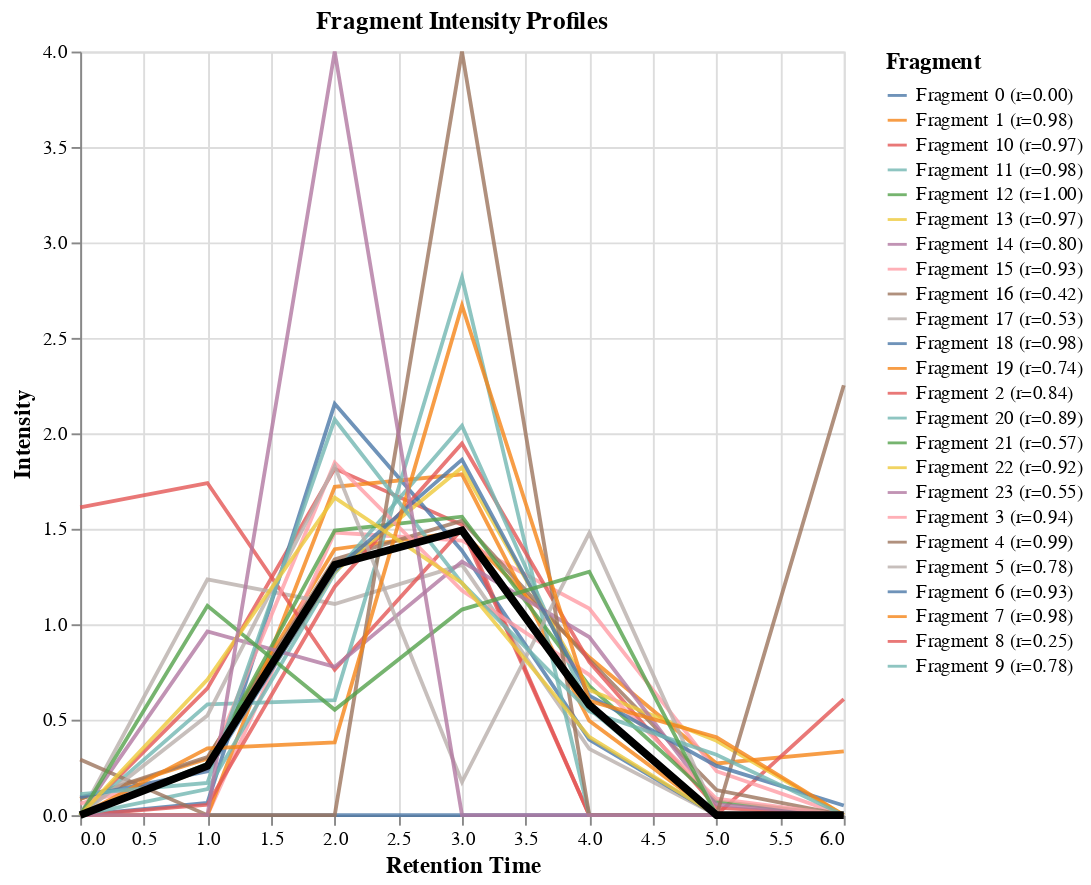

The cell this chart's notebook holds for it:
### Code cell
from xic.plots import plot_advanced_xic
plot_advanced_xic(spectrum_slice, dia_data )

### Figure 1 — Vega-Lite specification as saved in the notebook (floating-point values rounded to 4 significant figures; data arrays with more than 128 entries replaced by an {"elided": "..."} marker saying what was removed)
{"config": {"view": {"continuousWidth": 300, "continuousHeight": 300}, "axis": {"titleFontSize": 12}, "legend": {"labelFontSize": 10, "titleFontSize": 12}}, "layer": [{"data": {"name": "data-5172d5a861375bfbec54973bb488e792"}, "mark": {"type": "line", "opacity": 0.8}, "encoding": {"color": {"field": "Fragment", "type": "nominal"}, "detail": {"field": "Fragment", "type": "nominal"}, "x": {"field": "Retention Time", "type": "quantitative"}, "y": {"field": "Intensity", "type": "quantitative"}}}, {"data": {"name": "data-f5b65ccb95f223ad0eea2b16e0428038"}, "mark": {"type": "line", "color": "black", "size": 4}, "encoding": {"x": {"field": "Retention Time", "type": "quantitative"}, "y": {"field": "Intensity", "type": "quantitative"}}}], "height": 400, "title": "Fragment Intensity Profiles", "width": 400, "$schema": "https://vega.github.io/schema/vega-lite/v5.16.3.json", "datasets": {"data-5172d5a861375bfbec54973bb488e792": {"elided": "168 records"}, "data-f5b65ccb95f223ad0eea2b16e0428038": [{"Retention Time": 0, "Intensity": 0.0, "Type": "Median Profile"}, {"Retention Time": 1, "Intensity": 0.2575, "Type": "Median Profile"}, {"Retention Time": 2, "Intensity": 1.311, "Type": "Median Profile"}, {"Retention Time": 3, "Intensity": 1.492, "Type": "Median Profile"}, {"Retention Time": 4, "Intensity": 0.5777, "Type": "Median Profile"}, {"Retention Time": 5, "Intensity": 0.0, "Type": "Median Profile"}, {"Retention Time": 6, "Intensity": 0.0, "Type": "Median Profile"}]}}
